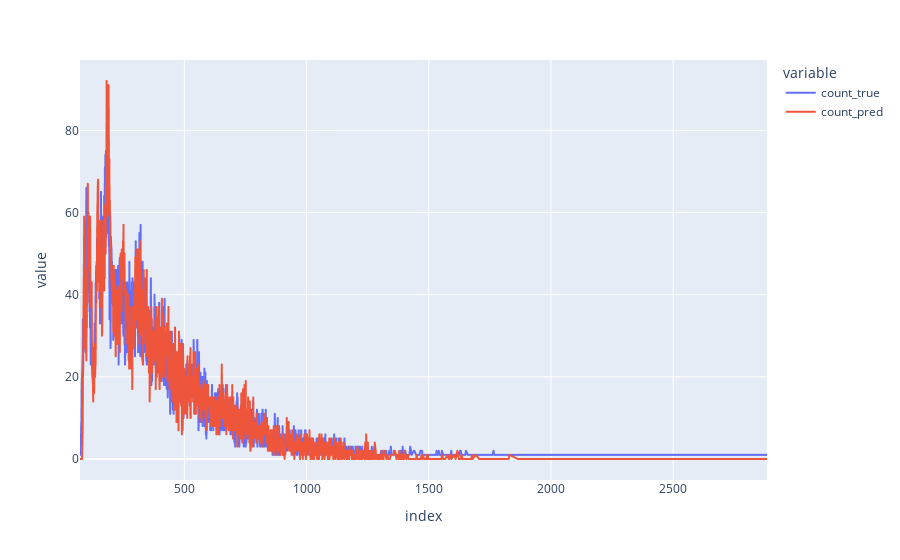

Write notebook code for a chart like this one.
### Code cell
import plotly.express as px

fig = px.line(d1, x= d.index, y = ['count_true', 'count_pred'])
fig.show()

### Figure 1 — Plotly figure (JSON) as saved in the notebook; plotly's stock layout.template omitted (floating-point values rounded to 4 significant figures; data arrays with more than 128 entries replaced by an {"elided": "..."} marker saying what was removed)
{"data": [{"hovertemplate": "variable=count_true<br>index=%{x}<br>value=%{y}<extra></extra>", "legendgroup": "count_true", "line": {"color": "#636efa", "dash": "solid"}, "marker": {"symbol": "circle"}, "mode": "lines", "name": "count_true", "showlegend": true, "type": "scattergl", "x": {"elided": "1308 int values"}, "xaxis": "x", "y": {"elided": "1308 int values"}, "yaxis": "y"}, {"hovertemplate": "variable=count_pred<br>index=%{x}<br>value=%{y}<extra></extra>", "legendgroup": "count_pred", "line": {"color": "#EF553B", "dash": "solid"}, "marker": {"symbol": "circle"}, "mode": "lines", "name": "count_pred", "showlegend": true, "type": "scattergl", "x": {"elided": "1308 int values"}, "xaxis": "x", "y": {"elided": "1308 int values"}, "yaxis": "y"}], "layout": {"legend": {"title": {"text": "variable"}, "tracegroupgap": 0}, "margin": {"t": 60}, "xaxis": {"anchor": "y", "domain": [0, 1], "title": {"text": "index"}}, "yaxis": {"anchor": "x", "domain": [0, 1], "title": {"text": "value"}}}}
